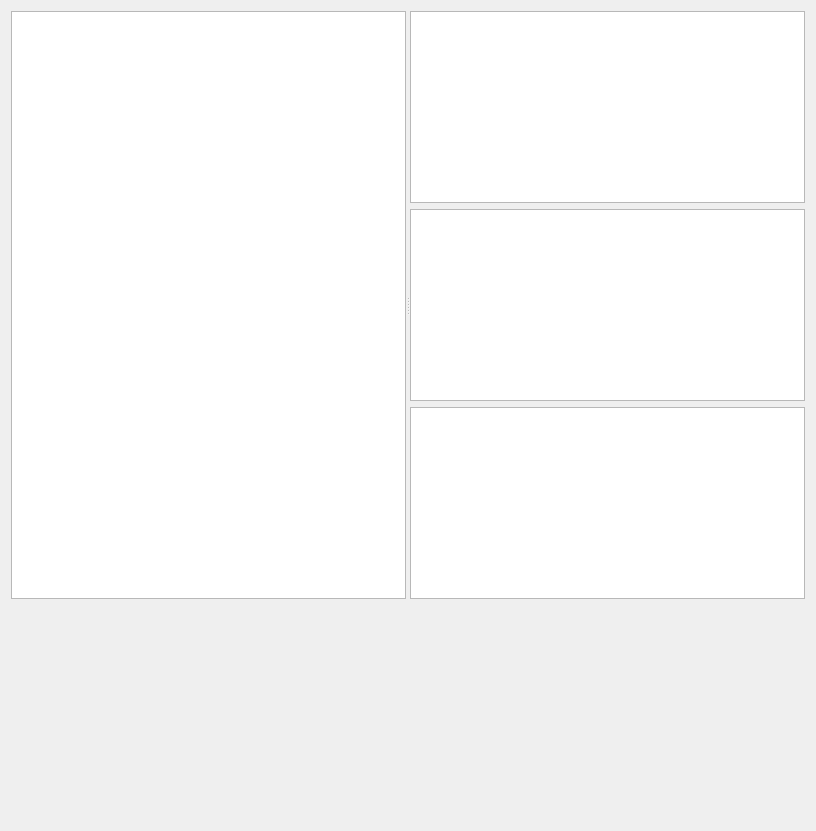
<?xml version="1.0" encoding="UTF-8"?>
<ui version="4.0">
 <class>layout</class>
 <widget class="QWidget" name="layout">
  <property name="geometry">
   <rect>
    <x>0</x>
    <y>0</y>
    <width>816</width>
    <height>831</height>
   </rect>
  </property>
  <property name="sizePolicy">
   <sizepolicy hsizetype="Expanding" vsizetype="Expanding">
    <horstretch>0</horstretch>
    <verstretch>0</verstretch>
   </sizepolicy>
  </property>
  <property name="windowTitle">
   <string>Form</string>
  </property>
  <layout class="QVBoxLayout" name="verticalLayout">
   <item>
    <widget class="QSplitter" name="splitter_2">
     <property name="sizePolicy">
      <sizepolicy hsizetype="Expanding" vsizetype="Expanding">
       <horstretch>0</horstretch>
       <verstretch>0</verstretch>
      </sizepolicy>
     </property>
     <property name="orientation">
      <enum>Qt::Vertical</enum>
     </property>
     <widget class="QSplitter" name="splitter">
      <property name="sizePolicy">
       <sizepolicy hsizetype="Expanding" vsizetype="Expanding">
        <horstretch>0</horstretch>
        <verstretch>1</verstretch>
       </sizepolicy>
      </property>
      <property name="orientation">
       <enum>Qt::Horizontal</enum>
      </property>
      <widget class="GraphicsView" name="cameraview">
       <property name="sizePolicy">
        <sizepolicy hsizetype="Expanding" vsizetype="Expanding">
         <horstretch>1</horstretch>
         <verstretch>0</verstretch>
        </sizepolicy>
       </property>
       <property name="focusPolicy">
        <enum>Qt::ClickFocus</enum>
       </property>
      </widget>
      <widget class="QWidget" name="verticalWidget" native="true">
       <property name="sizePolicy">
        <sizepolicy hsizetype="Expanding" vsizetype="Expanding">
         <horstretch>1</horstretch>
         <verstretch>0</verstretch>
        </sizepolicy>
       </property>
       <layout class="QVBoxLayout" name="verticalLayout_2" stretch="0,1,1">
        <property name="sizeConstraint">
         <enum>QLayout::SetNoConstraint</enum>
        </property>
        <item>
         <widget class="MarkerPlotWidget" name="stretch_vs_time">
          <property name="sizePolicy">
           <sizepolicy hsizetype="Expanding" vsizetype="Expanding">
            <horstretch>0</horstretch>
            <verstretch>1</verstretch>
           </sizepolicy>
          </property>
         </widget>
        </item>
        <item>
         <widget class="MarkerPlotWidget" name="stress_vs_time">
          <property name="sizePolicy">
           <sizepolicy hsizetype="Expanding" vsizetype="Expanding">
            <horstretch>0</horstretch>
            <verstretch>1</verstretch>
           </sizepolicy>
          </property>
         </widget>
        </item>
        <item>
         <widget class="MarkerPlotWidget" name="stress_vs_stretch">
          <property name="sizePolicy">
           <sizepolicy hsizetype="Expanding" vsizetype="Expanding">
            <horstretch>0</horstretch>
            <verstretch>1</verstretch>
           </sizepolicy>
          </property>
         </widget>
        </item>
       </layout>
      </widget>
     </widget>
    </widget>
   </item>
   <item>
    <widget class="QWidget" name="strain_fields_row_2" native="true">
     <property name="sizePolicy">
      <sizepolicy hsizetype="Expanding" vsizetype="Expanding">
       <horstretch>0</horstretch>
       <verstretch>1</verstretch>
      </sizepolicy>
     </property>
     <property name="minimumSize">
      <size>
       <width>0</width>
       <height>0</height>
      </size>
     </property>
     <layout class="QHBoxLayout" name="strain_fields_row">
      <property name="spacing">
       <number>2</number>
      </property>
     </layout>
    </widget>
   </item>
  </layout>
 </widget>
 <customwidgets>
  <customwidget>
   <class>GraphicsView</class>
   <extends>QGraphicsView</extends>
   <header>pyqtgraph.widgets.GraphicsView</header>
  </customwidget>
  <customwidget>
   <class>MarkerPlotWidget</class>
   <extends>QGraphicsView</extends>
   <header>mechana.ssview.data_gui</header>
  </customwidget>
 </customwidgets>
 <resources/>
 <connections/>
</ui>
